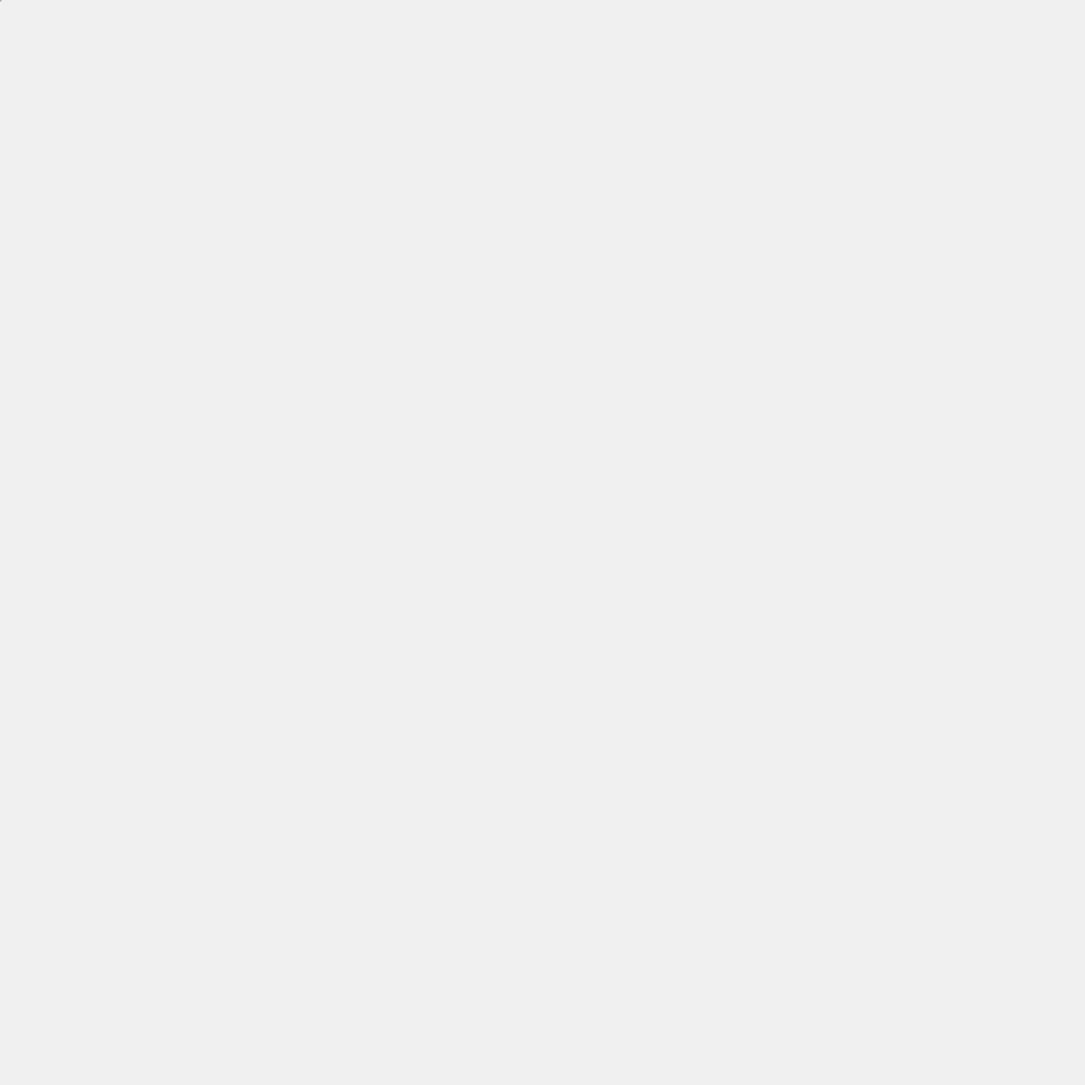
Frame 1 (no input)
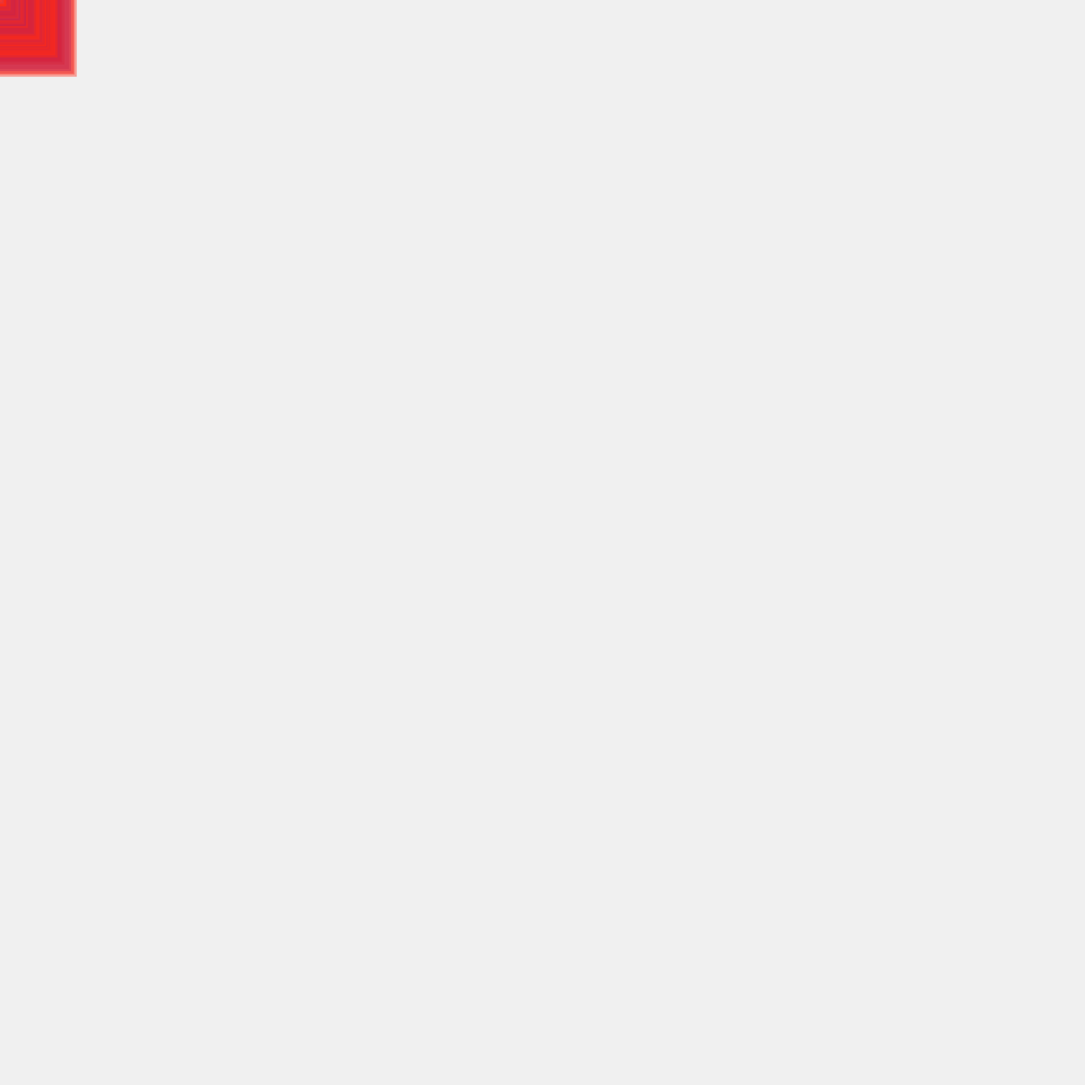
Frame 60 (the mouse pressed at the canvas centre just before this capture)
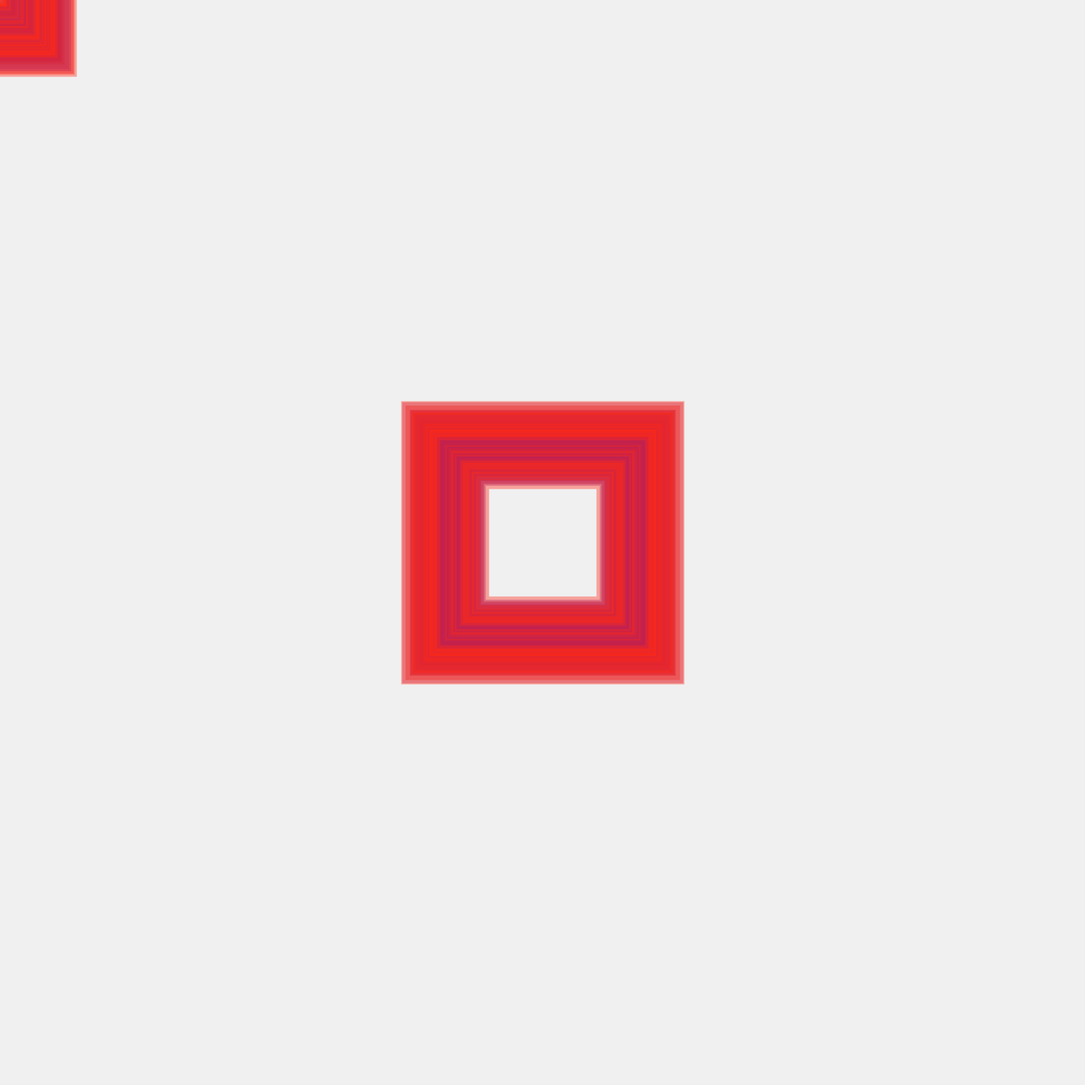
Frame 120 (the mouse held since frame 60 and released just before this capture)

The Processing sketch that drew these frames (run headless with seeded random() and noise(); from frame 60 on, the mouse is pressed at the canvas centre):

// Processing sketch: Jadu_101718_1
// ── Jadu_101718_1.pde
//Array of Objects for colors -A
RandomColor[] colors=new RandomColor[4];

//integer array for random Stroke weight - A
int [] randStrokeWeight = {5,25,50,100};

//Array of Objects for Stroke Color- A
RandomStroke[] strokes=new RandomStroke[2];

float squareSize = 0;
float radius = 100;
void setup() 
{
  size(2000, 2000);
  background(240);
  rectMode(CENTER);
  
  //IF YOU WANT TO CHANGE THE RGB LEVELS AND OPACITY FOR THE CIRCLE, YOU CAN DO IT HERE - A
  colors[0]=new RandomColor(0,0,0,100);//black
  colors[1]=new RandomColor(0,140,250,70);//blue
  colors[2]=new RandomColor(255,255,0,100);//yellow
  colors[3]=new RandomColor (255,255,255,100);//white

  //IF YOU WANT TO CHANGE THE RGB LEVELS AND OPACITY FOR THE STROKE, YOU CAN DO IT HERE. ALSO IF YOU WANT TO ADD A NEW RANDOMSTROKE OR A NEW RANDOMCOLOR FOR THE CIRCLE, LET ME KNOW - A
  strokes[0]=new RandomStroke(255,40,20,100);//red
  strokes[1]=new RandomStroke(180,30,90,90);//magenta
}
void draw() 
{
  frameRate(4);
  strokeWeight(0);
  if(mouseButton==LEFT)
  {
    if(mousePressed)
    {
      noStroke();
      int i=(int)random(0,4);
      colors[i].display();
      ellipseMode(CENTER);
      radius=random(100,1000);//RANDOMIZING THE CIRCLE SIZE - A
      ellipse(mouseX, mouseY, radius, radius); 
    }
    else
    {
      mouseReleased();
    }
  }
  else
  {
    int j=(int)random(0,2);
    strokes[j].display();
    int i=(int)random((randStrokeWeight.length-1));
    strokeWeight(randStrokeWeight[i]);
    strokeCap(SQUARE);
    noFill();
    rectMode(CENTER);
    rect(mouseX, mouseY, squareSize, squareSize);
    squareSize += 4;
  }
}
//DRAWS A CIRCLE WITH RADIUS 100 WHEN MOUSE IS RELEASED - A
void mouseReleased()
{
      noStroke();
      int i=(int)random(0,4);
      colors[i].display();
      ellipseMode(CENTER);
      radius=100;
      ellipse(mouseX, mouseY, radius, radius);
}
//class for random colors
//PLEASE DO NOT CHANGE ANYTHING BEYOND THIS LINE - A
class RandomColor
{
  int r;
  int g;
  int b;
  int op;
  //constructor
  RandomColor(int red, int green, int blue, int opacity)
  {
    r=red;
    g=green;
    b=blue;
    op=opacity;
  }
  //method for fill
  void display()
  {
    fill(r,g,b,op);//fill function takes red, green, blue values as parameters. Please do not change the names of any variable. That makes no difference, this function will still do rgb even if you call the variables something else - A
  }
}
//class for Random Srokes
class RandomStroke
{
  int r;
  int g;
  int b;
  int op;
  //constructor
  RandomStroke(int red, int green, int blue, int opacity)
  {
    r=red;
    g=green;
    b=blue;
    op=opacity;
  }
  //method for stroke
 void display()
  {
    stroke(r,g,b,op);//stroke function takes red, green, blue values as parameters. Please do not change the name of any variable. That makes no difference, this function will still do rgb even if you call the variables something else - A
  }
}
